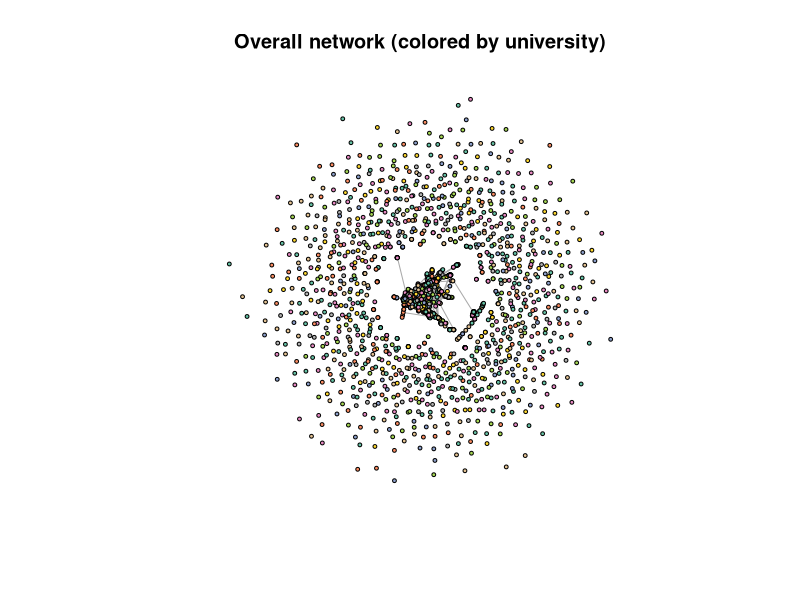

Source code (R):
## ---- chunk 1
knitr::opts_chunk$set(echo = TRUE)
## ---- chunk 2
library(readr)
library(igraph)
library(RColorBrewer)
set.seed(48528608)
## ---- chunk 3
# this file is for do some most basic analysis to the data we collected.
nodes <- read.csv("data/nodes.csv")
# noly keep the node with title
nodes_clean <- subset(nodes, !(is.na(title) | trimws(title) == ""))

# head of data
head(nodes_clean)
# row and colum number
dim(nodes_clean)
# colum names
names(nodes_clean)
# type of colums
str(nodes_clean)
# summary
summary(nodes_clean)

# read edge
edges = read.csv("data/edges.csv")
# only keep valid edges
edges_clean <- subset(edges, source %in% nodes_clean$local_id & target %in% nodes_clean$local_id)
# number of cititations
dim(edges_clean)

# form graph
graph <- graph_from_data_frame(edges_clean, nodes_clean, directed = FALSE)
# remove the parallel edges and self loops
graph <- simplify(graph, remove.multiple = TRUE, remove.loops = TRUE)
# nodes in graph
vcount(graph)
# edges in graph
ecount(graph)
## ---- chunk 4
# plot graph (color by university)
institutions <- unique(V(graph)$institution)
palette <- brewer.pal(min(length(institutions), 8), "Set2")
color_map <- setNames(rep(palette, length.out = length(institutions)), institutions)
V(graph)$color <- color_map[V(graph)$institution]

graph_

plot(graph, vertex.size=2, edge.size=0.1, vertex.color=V(graph)$color,
     main="Overall network (colored by university)", vertex.label=NA)
